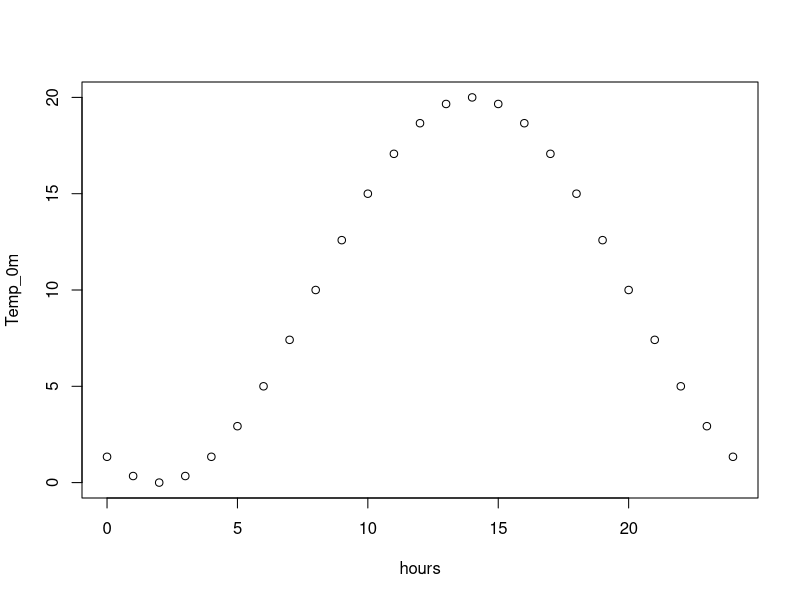
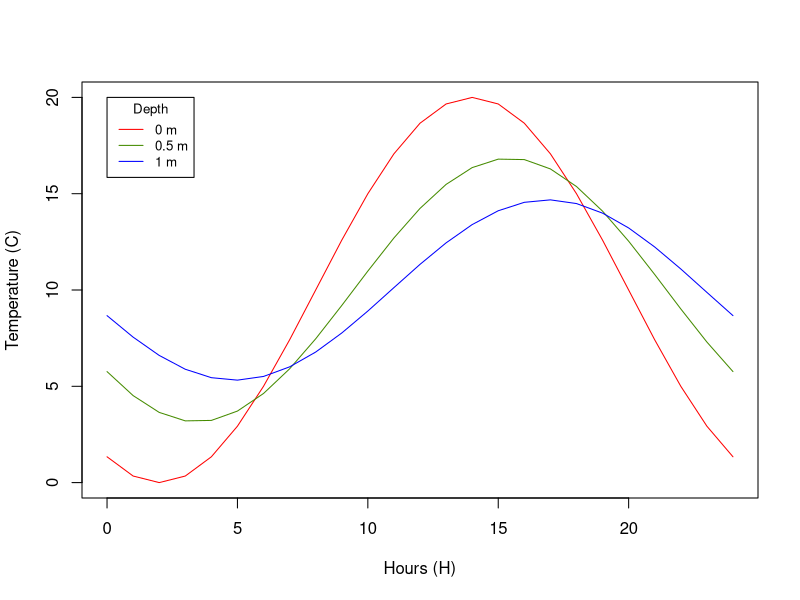
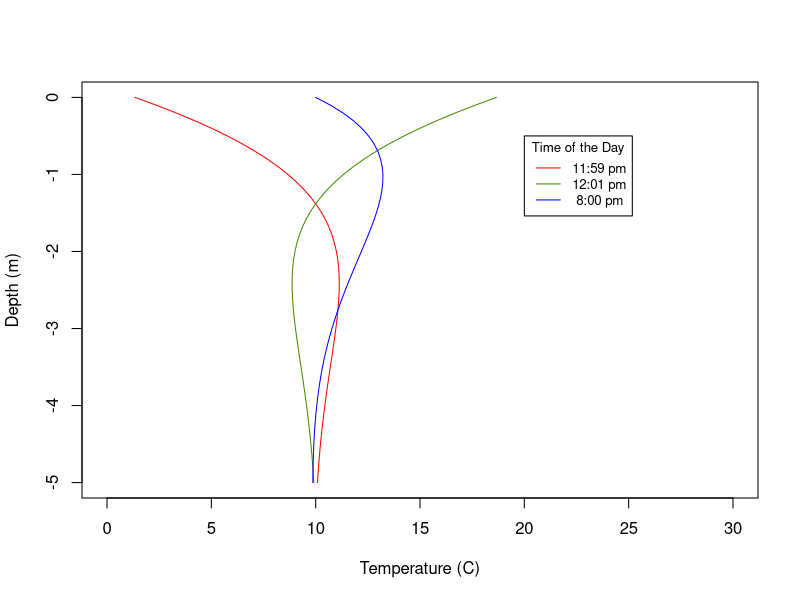
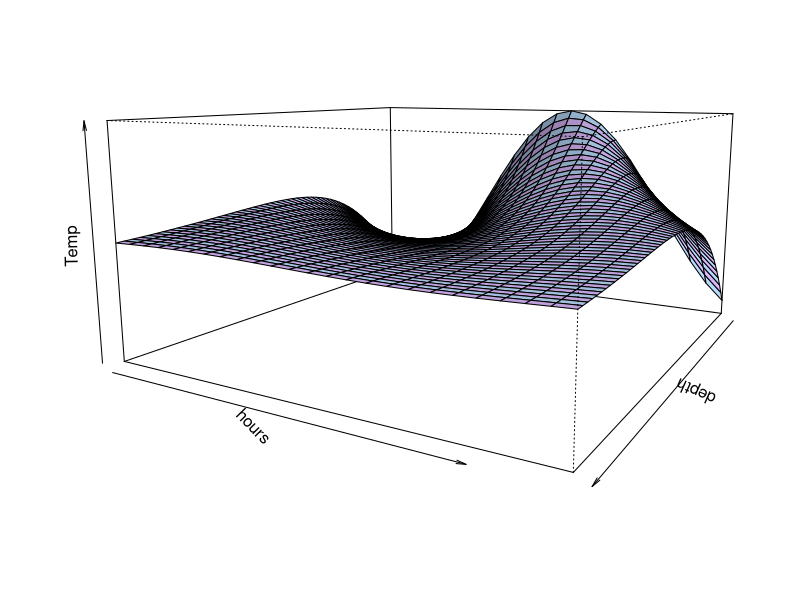

Write the R code that produced these figures, in order.
#comando para borrar todas las variables en "Environment"
rm(list = ls())


#Declaramos nuestras constantes
T_ave = 10 #[C]

T_max = 25 #[C]
T_min = 5 #[C]
A_0 = (T_max-T_min)/2


rho_s = 1.6   #[Mg m^-3 Densidad del suelo]
K_s = 0.4     #[W m^-1 K^-1 conductancia del suelo]
C_s = 1.1     #[MJ m^-3 K^-1 Capacidad Termica del suelo]
k = K_s/(rho_s*C_s)

#declaramos w que nos da el periodo de la funcion
w = 2*pi/(24)

D = sqrt(2*k/w)




hours = seq(from= 0, to =24, by = 1) #[h] horas (generarmos un vector de horas que vayan de 0 a 24)
depth = seq(from = 0, to = 5, by = 0.1) # [m] profundidad (generamos un vector de profundidad de 0 a 3 m con intervalos de 0.1 m)



#generamos un vector de datos nulos para rellenarlos con los valores de T_soil por hora
Temp_0m <- matrix(nrow = 1, ncol = length(hours), data = NA) 

#Generaremos nuestro primer loop
for(i in 1:length(hours)){
  
  Temp_0m[i] <- T_ave + A_0*sin(w*(hours[i]-8))   #eq. 8.5 Campbell y Norman
  
  }


#realizaremos nuestro primer grafico!!!!!!!
plot(x = hours,  y = Temp_0m)


##DOBLE LOOP########

#Aca generamos una matriz de numero de filas en funcion de la profundidad, y numero de columnas en funcion de las horas
#y la poblamos de valores nulos -> NA 
Temp <- matrix(nrow = length(depth), ncol = length(hours), data = NA)


#Generamos un doble loop
for (i in 1:length(depth)){
  for(j in 1:length(hours)){
    

    Temp[i,j] <- T_ave + A_0 *exp(-depth[i]/D)*sin(w*(hours[j]-8)-depth[i]/D) #eq 8.6 Campbell y Norman
    
    
    }
}

###GRAFICO DE TEMPERATURA EN FUNCION DEL TIEMPO###

#Varias lineas en un solo grafico
plot(x = hours, y = Temp[1,], type = 'l', col = 'red', ylim = c(0,20), xlim = c(0,24), xlab ="Hours (H)", ylab ="Temperature (C)")
lines(x = hours, y = Temp[6,], col = "chartreuse4") #Segundo grafico para profunidad 0.5 m
lines(x = hours, y = Temp[11,], col = "blue") #Tercer grafico para profundidad de 1 m
#Add legend to the plot
legend(0,20, legend = c("0 m","0.5 m","1 m"), col = c("red","chartreuse4","blue"),lty=1:1, cex=0.8, title = "Depth")



###GRAFICO DE TEMPERATURA EN FUNCION DE LA PROFUNIDAD PARA DISTINTAS HORAS###

plot(x = Temp[,1], y = -depth, type = "l", col = "red", xlim = c(0,30), ylim = c(-5,0),
     xlab = "Temperature (C)", ylab = "Depth (m)")  #Linea para las 12 de la Noche
lines(x = Temp[,13], y= -depth, col= "chartreuse4" )  #Linea para las 12 de la tarde 
lines(x = Temp[,21], y = -depth, col = 'blue') #Linea para las 8 de la noche
#Add legend 
legend(20,-0.5, legend = c("11:59 pm","12:01 pm"," 8:00 pm"), col = c("red","chartreuse4","blue"),lty=1:1, cex=0.8, title = "Time of the Day")



#####################
#####Grafico 3D######
#####################


persp(x=depth,y = hours, z = Temp, theta = 120,phi = 10, expand = .5, col=c('#bbddff', '#ddbbff'),
      shade  =  0.2)






